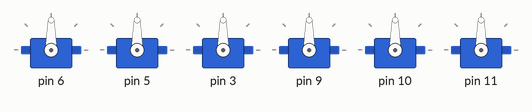
The sketch below on a simulated Arduino Uno, built with avr-gcc and run on an emulated ATmega328P. On the bench: 6 × servo.

Above: at 0.1 s.
At 7.2 s:
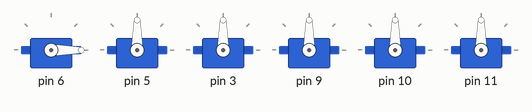
At 19.83 s:
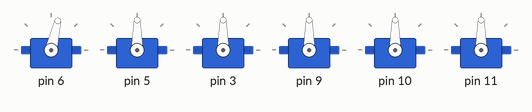
At 35.8 s:
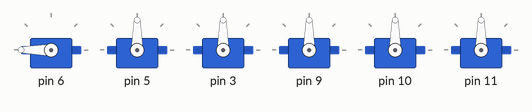
Timing chart, 0 to 37.3 s (numbered marks = the images above):
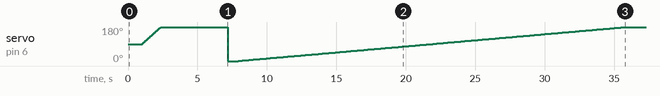

The sketch:

spiderLeg4.ino
```cpp
//moving the front legs

#include <Servo.h>

// create leg groups
Servo LFleg[3];
Servo RFleg[3];
Servo RBleg[3];
Servo LBleg[3];

//0=RF, 1=LF, 2=LB, 3=RB
int hipPos[4];
int kneePos[4];
int anklePos[4];

int speed = 15;

void moveRightLegForward(Servo[]);
void centerLeg(Servo[]);

void setup() {
  //attach servos
  RFleg[0].attach(6); //hip
  RFleg[1].attach(5); //knee
  RFleg[2].attach(3); //ankle
  LFleg[0].attach(9);
  LFleg[1].attach(10);
  LFleg[2].attach(11);

  //set all joint angles to 90
  for (int i = 0; i < 4; i++) {
    hipPos[i] = 90;
    kneePos[i] = 90;
    anklePos[i] = 90;
  }
}

void loop() {
  //set all joints to 90
  RFleg[0].write(hipPos[0]);
  RFleg[1].write(kneePos[0]);
  RFleg[2].write(anklePos[0]);
  LFleg[0].write(hipPos[1]);
  LFleg[1].write(kneePos[1]);
  LFleg[2].write(anklePos[1]);

//  moveRightLegForward(RFleg);
  for (hipPos[0]; hipPos[0] <= 45; hipPos[0]--) { //correct???
    RFleg[0].write(hipPos[0]);
    delay(speed);
  }
  delay(1000);
  for (hipPos[0]; hipPos[0] >= 90; hipPos[0]++) {
      RFleg[0].write(hipPos[0]);
      delay(speed);
    }
  //centerLeg(RFleg);
  delay(1000);

}

void moveRightLegForward(Servo leg[]) {
  for (hipPos[0]; hipPos[0] >= 135; hipPos[0]++) { //correct???
    leg[0].write(hipPos[0]);
    delay(speed);
  }
}

void centerLeg (Servo leg[]) {
  //this only does RFleg
  if (hipPos[0] > 90) {
    for (hipPos[0]; hipPos[0] <= 90; hipPos[0]--) {
      leg[0].write(hipPos[0]);
      delay(speed);
    }
  }
  else if (hipPos[0] < 90) {
    for (hipPos[0]; hipPos[0] >= 90; hipPos[0]++) {
      leg[0].write(hipPos[0]);
      delay(speed);
    }
  }
  else leg[0].write(90); //hipPos[0] = 90
}
```
